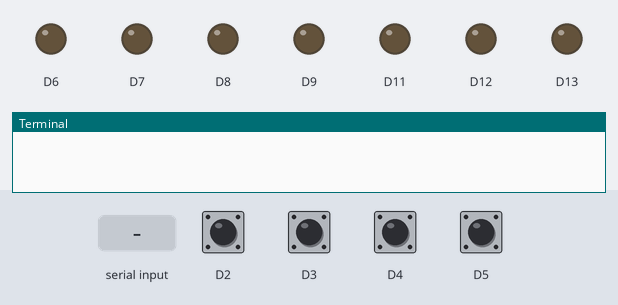
Simulated run of this program. Board: Arduino board driven over Firmata from a computer. Parts: output pins drawn as LEDs (lit = HIGH), the last lines printed to the terminal. Dashed ring = blinking. Inputs (shaded band) come from the test bench; at power-on: D2–5 HIGH. Threads take turns every 2 ms.

Above: at 0.1 s.
At 6.2 s:
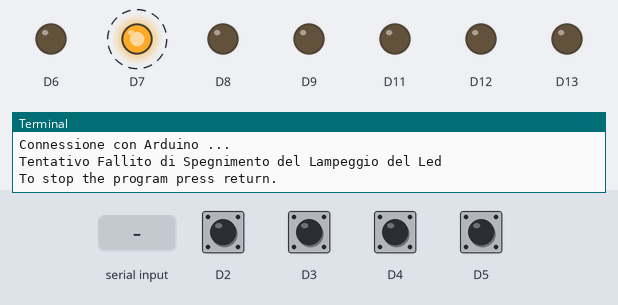
6.3 s: "1" typed at the terminal, then Enter
Timing chart, 0 to 15.3 s (numbered marks = the images above; inputs shaded):
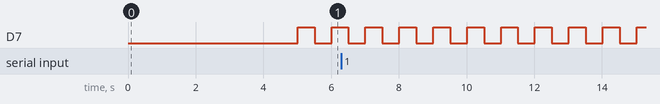

Measured:
- by itself, D7: alternates HIGH for 0.50 s and LOW for 0.50 s

The program:

distributore.py
```python
import pyfirmata2
from threading import Timer
import time

####################################################### ARDUINO

#### CONFIG
## Configurazione PIN
# Puslanti
nomi_pulsanti = ["MENO", "PIU", "CANCEL", "CONFIRM"]
MENO = 2
PIU = 3
CANCEL = 4
CONFIRM = 5
# Lista Pulsanti
lista_pulsanti = [MENO, PIU, CANCEL, CONFIRM]

# Imposta la porta di comunicazione con Arduino
# PORT = pyfirmata2.Arduino.AUTODETECT
PORT = 'COM5'
# Crea una board
board = pyfirmata2.Arduino(PORT)
print("Connessione con Arduino ...")
# default sampling interval of 19ms
board.samplingOn()

# Lista dei pulsanti inizialiazzata con tutti False
pulsanti = {}
# Funzione di Callback dei pulsanti
def pinCallback(data, index):
    pulsanti[nomi_pulsanti[index]] = not data
    #print("{}: {}".format(nomi_pulsanti[index], pulsanti[nomi_pulsanti[index]]))

# Configura i Pulsanti e associa la funzione di Callback
board_addr_pulsanti = {}
for index, pin in enumerate(lista_pulsanti):
    # Setup the digital pin with pullup resistor: "u"
    board_addr_pulsanti[nomi_pulsanti[index]] = board.get_pin('d:{}:u'.format(pin))
    # Points to the callback with the index as an additional argument
    board_addr_pulsanti[nomi_pulsanti[index]].register_callback(lambda data, index=index: pinCallback(data, index))
    # Switches the callback on
    board_addr_pulsanti[nomi_pulsanti[index]].enable_reporting()

####################################################### LED

# Configuazione LED
nomi_led = ["LED_BIT_0", "LED_BIT_1", "LED_BIT_2", "LED_BIT_3", "LED_RGB_G", "LED_RGB_B", "LED_RGB_R"]
LED_BIT_0 = 6
LED_BIT_1 = 7
LED_BIT_2 = 8
LED_BIT_3 = 9
LED_RGB_G = 11
LED_RGB_B = 12
LED_RGB_R = 13
# Lista Led
lista_led = [LED_BIT_0, LED_BIT_1, LED_BIT_2, LED_BIT_3, LED_RGB_G, LED_RGB_B, LED_RGB_R]

# Intervallo del Lampeggio dei LED
INTERVAL = 0.5

# Configura i Led come Output
board_addr_led = {}
for index, pin in enumerate(lista_led):
    board_addr_led[nomi_led[index]] = board.get_pin('d:{}:o'.format(pin))

class Blink():
    def __init__(self, durata):
        # Imposta e setta il Delay
        self.timer = {}
        self.DELAY = durata

    # Callback che cambia lo stato del LED e riavvia il timer
    def blinkCallback(self, led_name):
        # Richiama se stessa per eseguirsi periodicamente
        self.timer[led_name] = Timer(self.DELAY, self.blinkCallback, args=[led_name])

        # Avvia il timer
        self.timer[led_name].start()

        # Cambia lo stato del LED
        led_state = board_addr_led[led_name].read()
        led_state = not led_state
        board_addr_led[led_name].write(led_state)

    # Inizia il lampeggio
    def start(self, led_name):
        # Avvia la funzione di callback
        self.blinkCallback(led_name)

    # Ferma il lampeggio
    def stop(self, led_name):
        # Cancella il timer
        try:
            self.timer[led_name].cancel()
            board_addr_led[led_name].write(0)
        except:
            print("Tentativo Fallito di Spegnimento del Lampeggio del Led")

###################################################### MAIN

# Loop principale
try:
    lampeggio = Blink(INTERVAL)

    lampeggio.stop('LED_BIT_2')

    lampeggio.start('LED_BIT_1')
    lampeggio.start('LED_BIT_2')

    lampeggio.stop('LED_BIT_2')

    print("To stop the program press return.")
    # Just blocking here to do nothing.
    input()

    lampeggio.stop('LED_BIT_2')

    # close the serial connection
    board.exit()
except KeyboardInterrupt:
    print("\nProgramma terminato dall'utente.")
    board.exit()
```
